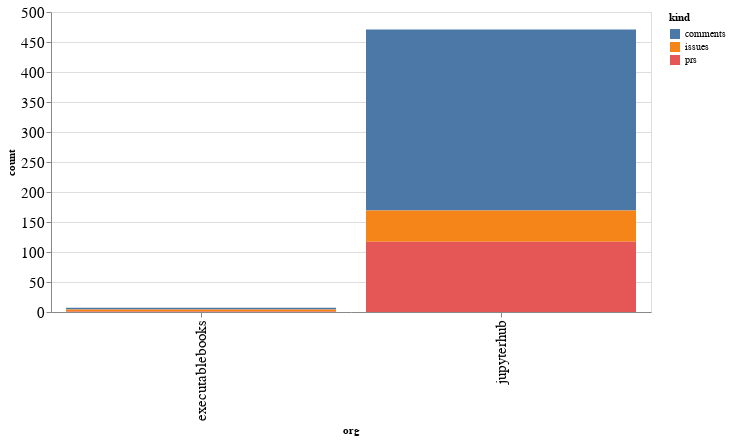

Here is the notebook cell this chart was saved with:
### Code cell
alt.Chart(org_summaries, width=600).mark_bar().encode(
    x='org',
    y='count',
    color='kind',
    tooltip="org"
)

### Figure 1 — Vega-Lite specification as saved in the notebook (floating-point values rounded to 4 significant figures)
{"config": {"axisLeft": {"labelFontSize": 15}, "axisBottom": {"labelFontSize": 15}}, "data": {"name": "data-184501ff14949cbe36acee3aa04568a6"}, "mark": "bar", "encoding": {"color": {"type": "nominal", "field": "kind"}, "tooltip": {"type": "nominal", "field": "org"}, "x": {"type": "nominal", "field": "org"}, "y": {"type": "quantitative", "field": "count"}}, "width": 600, "$schema": "https://vega.github.io/schema/vega-lite/v4.8.1.json", "datasets": {"data-184501ff14949cbe36acee3aa04568a6": [{"org": "executablebooks", "kind": "comments", "count": 3}, {"org": "executablebooks", "kind": "issues", "count": 3}, {"org": "executablebooks", "kind": "prs", "count": 1}, {"org": "jupyterhub", "kind": "comments", "count": 302}, {"org": "jupyterhub", "kind": "issues", "count": 52}, {"org": "jupyterhub", "kind": "prs", "count": 117}]}}
